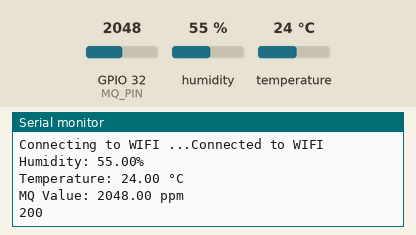
Bench run of a sketch on a simulated ESP32. Parts: the last lines printed to the serial monitor. Inputs (shaded band) come from the test bench; at power-on: humidity 55 %, GPIO 32 (MQ_PIN) = 2048, temperature 24 °C. WiFi joins after 1.5 s; servers stay silent unless stated; uploads are accepted with an empty reply.

Above: at 3.2 s.
3.3 s: humidity set to 22 %
At 7.41 s:
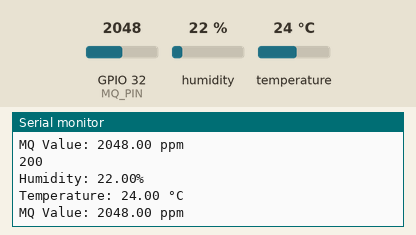
9.1 s: GPIO 32 (MQ_PIN) set to 2866
At 13.4 s:
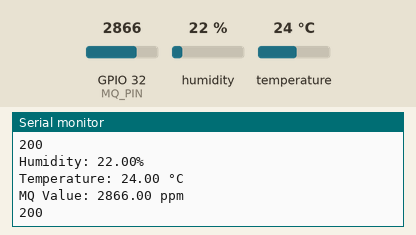
14.9 s: temperature set to 12 °C
At 18.2 s:
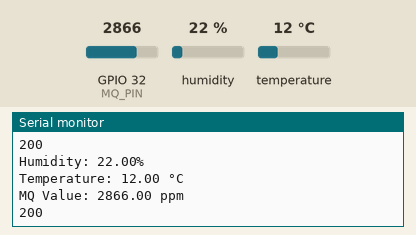
20.7 s: GPIO 32 (MQ_PIN) set to 3603
At 24.3 s:
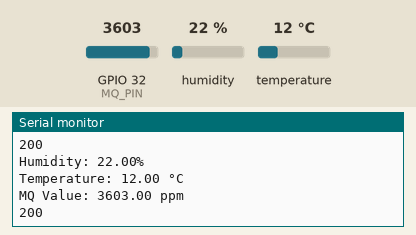
26.5 s: humidity set to 40 %
At 28.3 s:
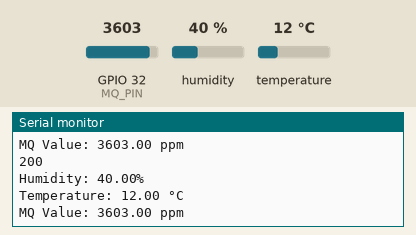
Timing chart, 0 to 29.8 s (numbered marks = the images above; inputs shaded):
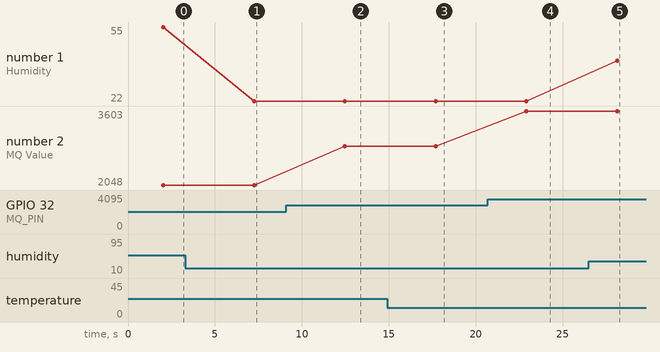

Measured:
- after the input at 3.3 s, the serial monitor: prints a new line after 3.9 s (image 1)
- after the input at 9.1 s, the serial monitor: prints a new line after 3.4 s (image 2)
- after the input at 14.9 s, the serial monitor: prints a new line after 2.8 s (image 3)
- after the input at 20.7 s, the serial monitor: prints a new line after 2.2 s (image 4)
- after the input at 26.5 s, the serial monitor: prints a new line after 1.6 s (image 5)
- plotted number 1: 55 → 22 after the input at 3.3 s, 22 → 40 after the input at 26.5 s
- plotted number 2: 2048 → 2866 after the input at 9.1 s, 2866 → 3603 after the input at 20.7 s

The sketch:

IOT_Code.ino
```cpp
#include <WiFi.h>
#include <HTTPClient.h>
#include <ArduinoJson.h>
#include "DHT.h"

#define DHT_PIN 23
#define DHT_TYPE DHT11
#define MQ_PIN 32

const char* ssid = "Your Wifi Name";
const char* password = "Your Wifi Password";
const char* serverName = "http://IP4_ADDRESS:5000/post-data";

DHT dht(DHT_PIN, DHT_TYPE);

void setup() {
  Serial.begin(115200);
  dht.begin();
  pinMode(MQ_PIN, INPUT);

  WiFi.begin(ssid, password);
  Serial.print("Connecting to WIFI ..");
  while (WiFi.status() != WL_CONNECTED) {
    delay(2000);
    Serial.print('.');
  }
  Serial.println("Connected to WIFI");
}

void loop() {
  if (WiFi.status() == WL_CONNECTED) {
    HTTPClient http;
    http.begin(serverName);

    float MQValue = analogRead(MQ_PIN);
    float humidity = dht.readHumidity();
    float temperature = dht.readTemperature();

    if (isnan(humidity) || isnan(temperature) || isnan(MQValue)) {
      Serial.println("Failed to read value from sensor!");
    } else {
      Serial.print("Humidity: ");
      Serial.print(humidity);
      Serial.println("%\t");
      Serial.print("Temperature: ");
      Serial.print(temperature);
      Serial.println(" °C");
      Serial.print("MQ Value: ");
      Serial.print(MQValue);
      Serial.println(" ppm");

      http.addHeader("Content-Type", "application/json");
      StaticJsonDocument<200> doc;
      doc["Humidity"] = humidity;
      doc["Temperature"] = temperature;
      doc["MQ Value"] = MQValue;

      String requestBody;
      serializeJson(doc, requestBody);

      int httpResponseCode = http.POST(requestBody);

      if (httpResponseCode > 0) {
        String response = http.getString();
        Serial.println(httpResponseCode);
        Serial.println(response);
      } else {
        Serial.println("Failed to post value!");
        Serial.println(httpResponseCode);
      }
      http.end();
    }
  } else {
    Serial.println("WiFi not connected. Attempting to reconnect...");
    WiFi.begin(ssid, password);
    while (WiFi.status() != WL_CONNECTED) {
      delay(2000);
      Serial.print('.');
    }
    Serial.println("Reconnected to WIFI");
  }
  delay(5000);
}
```
